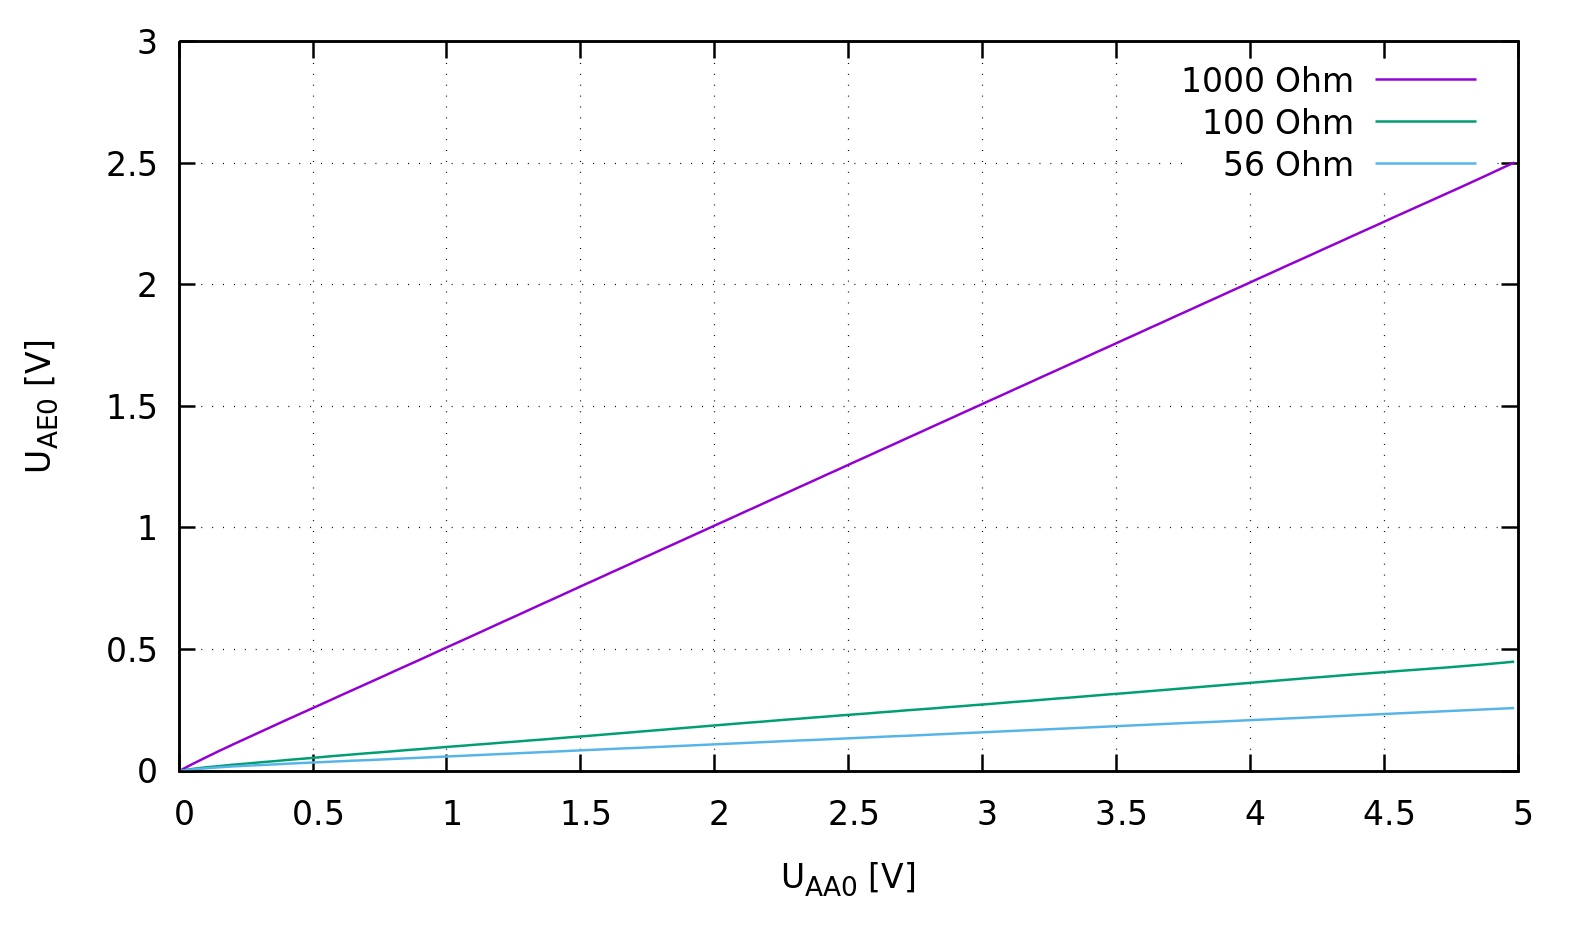

This chart was generated by the following gnuplot code:
set datafile separator ";"
set grid

set xlabel "U_A_A_0 [V]"
set ylabel "U_A_E_0 [V]"

plot "./data/1000.csv" using 1:3 title "1000 Ohm" smooth bezier, \
     "./data/100.csv" using 1:3 title "100 Ohm" smooth bezier, \
     "./data/56.csv" using 1:3 title "56 Ohm" smooth bezier
